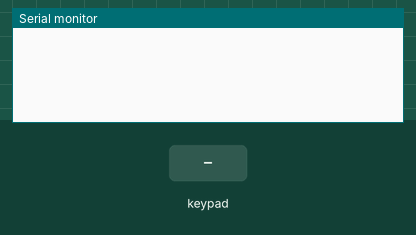
This program was run on a simulated Arduino MKR. Shown: the last lines printed to the serial monitor. Inputs (shaded band) come from the test bench.

Above: at 1.2 s.
1.3 s: key '1' pressed
At 2.3 s:
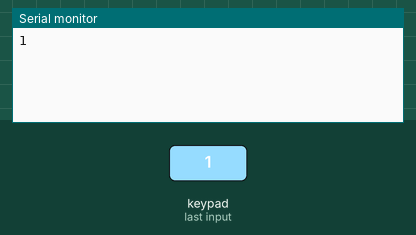
2.8 s: keypad keys 1 2 # pressed 0.4 s apart
At 5.1 s:
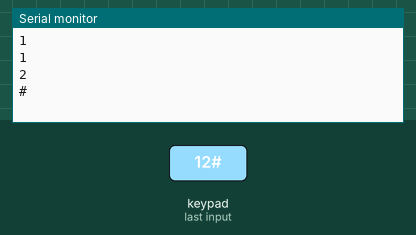
5.5 s: key 'A' pressed
At 6.6 s:
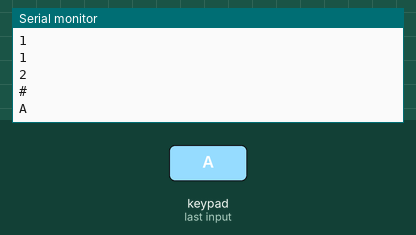
7.0 s: keypad keys 1 2 * pressed 0.4 s apart
At 8.2 s:
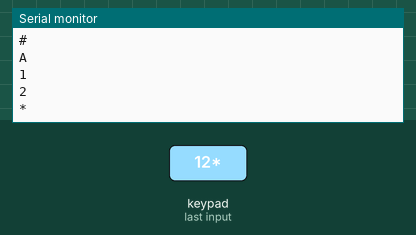
9.7 s: key 'B' pressed
At 10.9 s:
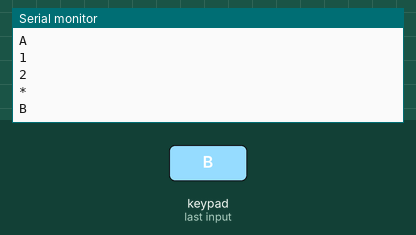
11.2 s: keypad keys 1 2 D pressed 0.4 s apart
At 13.0 s:
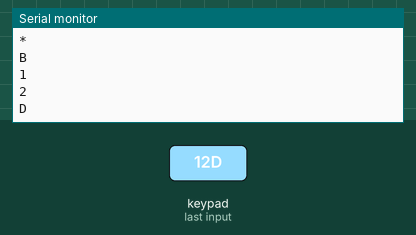

Measured:
- after the input at 1.3 s, the serial monitor: prints a new line at once (image 1)
- after the input at 2.8 s, the serial monitor: prints a new line after 0.41 s (image 2)
- after the input at 5.5 s, the serial monitor: prints a new line at once (image 3)
- after the input at 7.0 s, the serial monitor: prints a new line at once (image 4)
- after the input at 9.7 s, the serial monitor: prints a new line at once (image 5)
- after the input at 11.2 s, the serial monitor: prints a new line at once (image 6)

The program:

main.cpp
```cpp
/*
  Titre      : Vitesse deplament conduit de déchargement
  Auteur     : Yvan Tankeu
  Date       : 12/04/2022
  Description: examen final, Vitesse deplament conduit de déchargement - Controler MKR1000
  Version    : 0.0.1
*/

// Libraries
#include <Arduino.h>
#include <Keypad.h> // librairie du clavier à télecharger
#include <Wire.h> // Pour la communication I2C

#define peri_addr 9 // Adresse du peripherique I2C qui est le mkr1010

// Constants
#define ROWS 4
#define COLS 4

/*=============Déclaration des broches============*/
// Broches des colones
const uint8_t col_3 = 6;
const uint8_t col_2 = 7;
const uint8_t col_1 = 8;
const uint8_t col_0 = 9;

// Broches des lignes
const uint8_t ligne_3 = 10;
const uint8_t ligne_2 = 11;
const uint8_t ligne_1 = 12;
const uint8_t ligne_0 = 13;

// Touches du clavier
const char keys[COLS][ROWS] = {
    {'1', '2', '3', 'A'},
    {'4', '5', '6', 'B'},
    {'7', '8', '9', 'C'},
    {'*', '0', '#', 'D'}};

char key;

byte ligneBroches[4] = {ligne_0, ligne_1, ligne_2, ligne_3};
byte colonneBroches[4] = {col_0, col_1, col_2, col_3};

Keypad clavier = Keypad(makeKeymap(keys), ligneBroches, colonneBroches, ROWS, COLS);

void setup()
{
  // Init Serial USB
  Serial.begin(9600);

  // Debute la communication I2C comme un Controleur
  Wire.begin();
}

void loop(){

 key = clavier.getKey();

  if (key){
    Serial.println(key);
    Wire.beginTransmission(peri_addr); // transmettre au peripherique d'adresse #9
    Wire.write(key);              // envoie la valeur de la touche du clavier
  }
}
```
